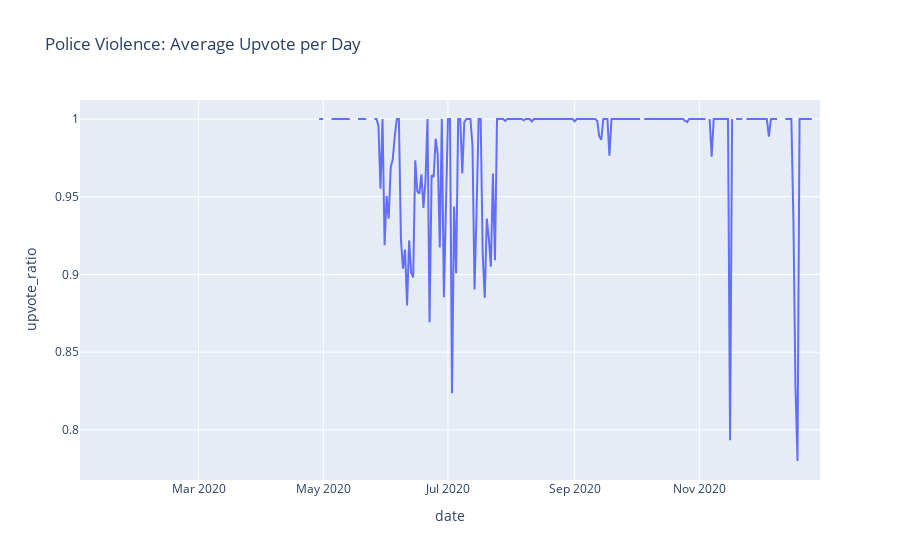

The notebook cell this image was saved under:
### Code cell
px.line(upvote_time, x='date', y='upvote_ratio', title='Police Violence: Average Upvote per Day')

### Figure 1 — Plotly figure (JSON) as saved in the notebook; plotly's stock layout.template omitted (floating-point values rounded to 4 significant figures; data arrays with more than 128 entries replaced by an {"elided": "..."} marker saying what was removed)
{"data": [{"hovertemplate": "date=%{x}<br>upvote_ratio=%{y}<extra></extra>", "legendgroup": "", "line": {"color": "#636efa", "dash": "solid"}, "mode": "lines", "name": "", "orientation": "v", "showlegend": false, "type": "scatter", "x": {"elided": "363 str values"}, "xaxis": "x", "y": {"elided": "363 float values"}, "yaxis": "y"}], "layout": {"legend": {"tracegroupgap": 0}, "title": {"text": "Police Violence: Average Upvote per Day"}, "xaxis": {"anchor": "y", "domain": [0, 1], "title": {"text": "date"}}, "yaxis": {"anchor": "x", "domain": [0, 1], "title": {"text": "upvote_ratio"}}}}
